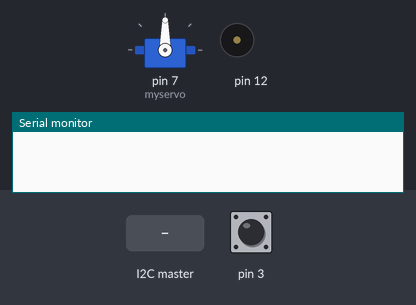
A sketch run on a simulated Arduino Uno, built with avr-gcc and run on an emulated ATmega328P. Shown: servo, buzzer (waves = sounding), the last lines printed to the serial monitor. The test bench sets the inputs (shaded band); at power-on: pin 3 HIGH.

Above: at 1.2 s.
1.3 s: the I2C master sends "g"
At 1.45 s:
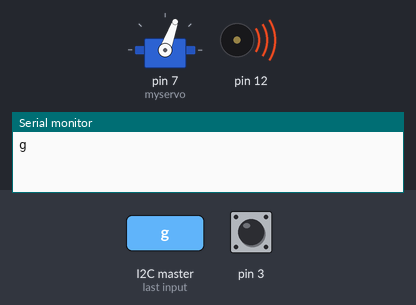
At 2.4 s:
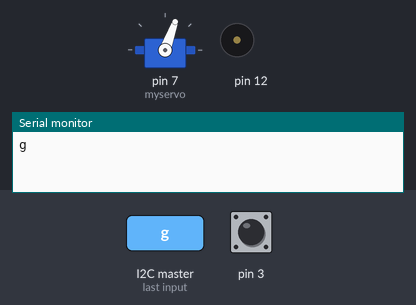
3.1 s: pin 3 pulled LOW for 0.15 s
At 3.7 s:
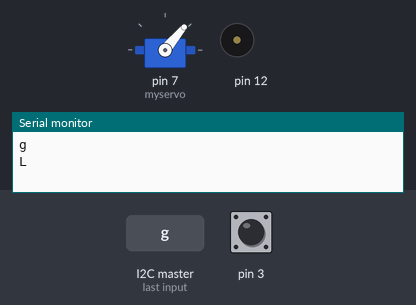
Timing chart, 0 to 6.1 s (numbered marks = the images above; inputs shaded):
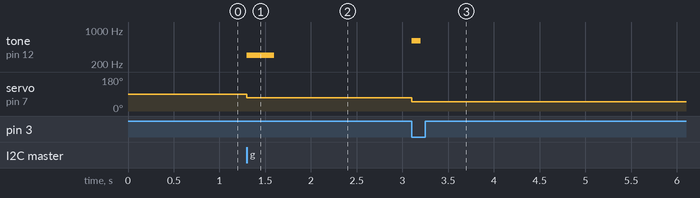

The sketch:

I2C_PI_connection.ino
```cpp
#include <Wire.h>
#include <Servo.h>

Servo myservo;

const int address = 4;
unsigned long time;
int number = 0, state = 0;
int minp= 50, maxp = 70;

void setup() {
  pinMode(3, INPUT_PULLUP);
  attachInterrupt(digitalPinToInterrupt(3), beep, FALLING);

  myservo.attach(7);

  Serial.begin(115200);
  //pinMode(LED_BUILTIN, OUTPUT);
  //digitalWrite(LED_BUILTIN, LOW);

  Wire.begin(address);
  Wire.onReceive(receiveData);
  //Wire.onRequest(sendData);
}

void loop() {
}

void receiveData(int byteCount) {
  while(Wire.available() > 0) {

    char n = Wire.read();
    Serial.println(n);

    if (n == 'g') {
      state = 1;
      //digitalWrite(LED_BUILTIN, HIGH);
      tone(12, 300, 300);
      myservo.write(maxp);
    } else if(n == 's' || n == 'x') {
      myservo.write(minp);
    } else {
      state = 0;
    }
  }
}

void beep() {
  int i;
  //time = millis();
  if(state == 1) {
    tone(12, 600, 100);
    Serial.println("L");
    state = 0;
    //for (i = 0; i < 256; i++) {
    //  delayMicroseconds(1000);
    //}
    myservo.write(minp);
    delay(100);
  }
}
```

Measured:
- after the input at 1.3 s, tone on pin 12: silent → 300 Hz at once, → silent 0.30 s later; servo on pin 7 (myservo): 90° → 70° at once
- after the input at 3.1 s, tone on pin 12: silent → 600 Hz at once, → silent 0.10 s later; servo on pin 7 (myservo): 70° → 50° at once
